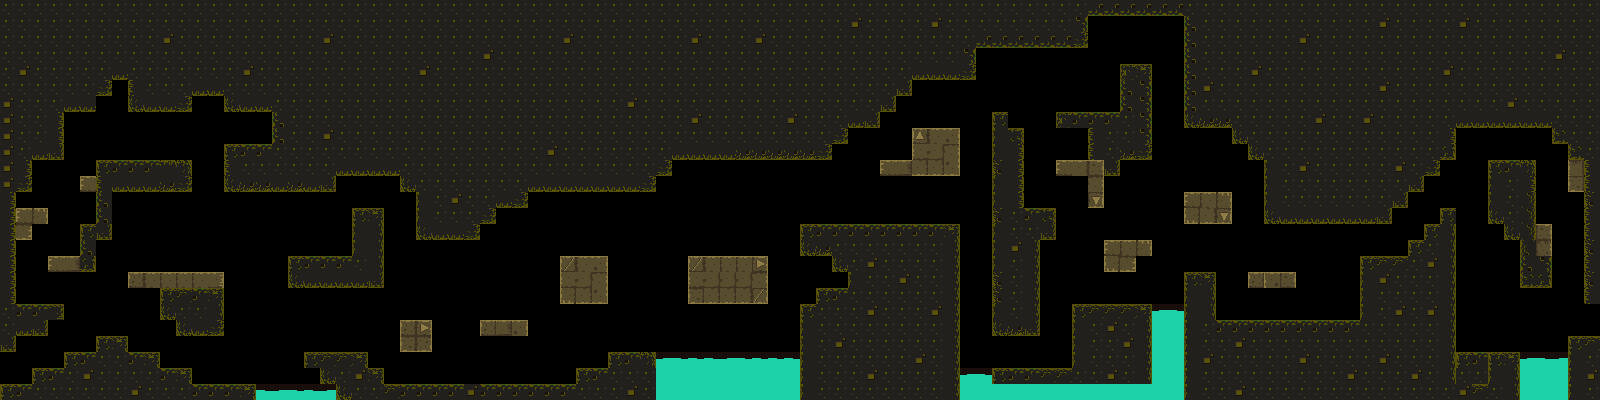

A 2D game scene composited from a Tiled map and its tileset images. What follows is a short description and the map's XML, with each tile layer's data collapsed to a summary:
An orthogonal 100x25 tile map with 16x16 px tiles, 1 tile layer (graphic), 1 hidden layer not drawn and 147 objects.

<map version="1.0" orientation="orthogonal" renderorder="right-down" width="100" height="25" tilewidth="16" tileheight="16" nextobjectid="409">
 <tileset firstgid="1" name="grotto" tilewidth="16" tileheight="16" tilecount="40" columns="8">
  <image source="grotto.png" width="128" height="80" />
 </tileset>
 <imagelayer name="background">
  <image source="level3.png" width="1600" height="400" />
 </imagelayer>
 <layer name="background" width="100" height="25" visible="0">
  <data>[2500 cells, 2500 non-empty, 7 distinct tile ids]</data>
 </layer>
 <layer name="graphic" width="100" height="25">
  <data>[2500 cells, 1550 non-empty, 26 distinct tile ids]</data>
 </layer>
 <objectgroup name="ground">
  <object id="89" x="320" y="0" width="464" height="160" />
  <object id="95" x="320" y="176" width="16" height="16" />
  <object id="97" x="0" y="320" width="16" height="32" />
  <object id="98" x="16" y="320" width="32" height="16" />
  <object id="100" x="80" y="224" width="16" height="32" />
  <object id="101" x="96" y="224" width="16" height="16" />
  <object id="102" x="0" y="384" width="256" height="16" />
  <object id="104" x="64" y="352" width="96" height="16" />
  <object id="105" x="96" y="336" width="32" height="16" />
  <object id="106" x="127.667" y="271.667" width="96" height="16" />
  <object id="108" x="176" y="321" width="48" height="16" />
  <object id="110" x="288" y="256" width="96" height="32" />
  <object id="111" x="352" y="208" width="32" height="48" />
  <object id="112" x="304" y="352" width="64" height="16" />
  <object id="113" x="320" y="368" width="64" height="16" />
  <object id="114" x="336" y="384" width="320" height="16" />
  <object id="117" x="576" y="368" width="80" height="16" />
  <object id="118" x="608" y="352" width="48" height="16" />
  <object id="120" x="688" y="256" width="79.3333" height="47.8333" />
  <object id="133" x="864" y="80" width="16" height="48" />
  <object id="135" x="896" y="80" width="16" height="16" />
  <object id="136" x="912" y="128" width="48" height="48" />
  <object id="140" x="1072" y="304" width="80" height="64" />
  <object id="142" x="1184" y="192" width="48" height="32" />
  <object id="144" x="1248" y="272" width="48" height="16" />
  <object id="146" x="1184" y="272" width="32" height="128" />
  <object id="149" x="1360" y="256" width="96" height="64" />
  <object id="150" x="1408" y="240" width="48" height="16" />
  <object id="151" x="1424" y="224" width="32" height="16" />
  <object id="155" x="1264" y="160" width="128" height="64" />
  <object id="156" x="1392" y="160" width="16" height="48" />
  <object id="157" x="1408" y="160" width="16" height="32" />
  <object id="166" x="1568" y="336" width="32" height="64" />
  <object id="168" x="1456" y="384" width="64" height="16" />
  <object id="182" x="1440" y="208" width="16" height="16" />
  <object id="220" x="1552" y="128" width="16" height="16" />
  <object id="221" x="1504" y="160" width="32" height="80" />
  <object id="222" x="1488" y="160" width="16" height="64" />
  <object id="223" x="1520" y="240" width="16" height="16" />
  <object id="226" x="1520" y="256" width="32" height="16" />
  <object id="231" x="1232" y="128" width="224" height="16" />
  <object id="232" x="1248" y="144" width="208" height="16" />
  <object id="233" x="1424" y="160" width="16" height="16" />
  <object id="237" x="880" y="80" width="16" height="32" />
  <object id="239" x="160" y="288" width="64" height="32" />
  <object id="240" x="32" y="368" width="160" height="16" />
  <object id="251" x="1584" y="128" width="16" height="176" />
  <object id="252" x="1568" y="128" width="16" height="64" />
  <object id="253" x="1536" y="224" width="16" height="32" />
  <object id="254" x="0" y="352" height="32" />
  <object id="264" x="880" y="160" width="32" height="16" />
  <object id="266" x="784" y="80" width="80" height="48" />
  <object id="267" x="784" y="128" width="64" height="16" />
  <object id="268" x="784" y="144" width="48" height="16" />
  <object id="270" x="416" y="192" width="64" height="48" />
  <object id="271" x="480" y="208" width="16" height="16" />
  <object id="278" x="0" y="0" width="320" height="80" />
  <object id="280" x="272" y="80" width="48" height="112" />
  <object id="281" x="128" y="80" width="64" height="32" />
  <object id="282" x="224" y="80" width="48" height="32" />
  <object id="283" x="192" y="80" width="32" height="16" />
  <object id="285" x="0" y="80" width="64" height="80" />
  <object id="286" x="64" y="80" width="32" height="32" />
  <object id="287" x="96" y="80" width="16" height="16" />
  <object id="288" x="224" y="144" width="48" height="48" />
  <object id="291" x="80" y="176" width="16" height="16" />
  <object id="292" x="96" y="192" width="16" height="32" />
  <object id="295" x="0" y="160" width="16" height="160" />
  <object id="296" x="16" y="304" width="48" height="16" />
  <object id="298" x="16" y="160" width="16" height="32" />
  <object id="299" x="16" y="208" width="32" height="16" />
  <object id="300" x="16" y="224" width="16" height="16" />
  <object id="301" x="48" y="256" width="32" height="16" />
  <object id="302" x="80" y="256" width="16" height="16" />
  <object id="303" x="400" y="320" width="32" height="32" />
  <object id="304" x="480" y="320" width="48" height="16" />
  <object id="305" x="560" y="256" width="48" height="48" />
  <object id="306" x="992" y="112" width="16" height="224" />
  <object id="308" x="1008" y="128" width="16" height="208" />
  <object id="311" x="784" y="0" width="192" height="80" />
  <object id="315" x="1184" y="0" width="400" height="128" />
  <object id="316" x="1584" y="0" width="16" height="128" />
  <object id="318" x="1120" y="64" width="32" height="96" />
  <object id="319" x="1056" y="112" width="64" height="16" />
  <object id="321" x="1024" y="208" width="16" height="128" />
  <object id="322" x="1040" y="208" width="16" height="32" />
  <object id="324" x="1104" y="240" width="48" height="16" />
  <object id="325" x="1104" y="256" width="32" height="16" />
  <object id="327" x="1056" y="160" width="64" height="16" />
  <object id="328" x="1088" y="128" width="32" height="32" />
  <object id="329" x="1088" y="176" width="16" height="32" />
  <object id="331" x="976" y="0" width="112" height="48" />
  <object id="332" x="1088" y="0" width="96" height="16" />
  <object id="335" x="992" y="368" width="160" height="16" />
  <object id="358" x="400" y="176" width="256" height="16" />
  <object id="359" x="480" y="192" width="48" height="16" />
  <object id="360" x="320" y="160" width="352" height="16" />
  <object id="361" x="1520" y="272" width="32" height="16" />
  <object id="379" x="800" y="304" width="160" height="96" />
  <object id="380" x="848" y="272" width="112" height="32" />
  <object id="381" x="816" y="288" width="32" height="16" />
  <object id="397" x="800" y="224" width="160" height="32" />
  <object id="398" x="832" y="256" width="128" height="16" />
  <object id="399" x="96" y="160" width="96" height="32" />
  <object id="401" x="1456" y="352" width="64" height="32" />
  <object id="402" x="1216" y="320" width="240" height="80" />
 </objectgroup>
 <objectgroup name="lava">
  <object id="172" x="256" y="390" width="80" height="10" />
  <object id="173" x="656" y="358" width="144" height="42" />
  <object id="175" x="1152" y="309.667" width="32" height="90.3333" />
  <object id="176" x="1520" y="357.667" width="48" height="42.3333" />
  </objectgroup>
 <objectgroup name="enemy">
  <!-- 35 objects omitted --></objectgroup>
 <objectgroup name="marker">
  <!-- 28 objects omitted --></objectgroup>
 <objectgroup name="finish">
  <!-- 18 objects omitted --></objectgroup>
 <objectgroup name="start">
  <!-- 17 objects omitted --></objectgroup>
 <objectgroup name="bat">
  <!-- 16 objects omitted --></objectgroup>
</map>
<!-- 37 of 147 objects omitted -->